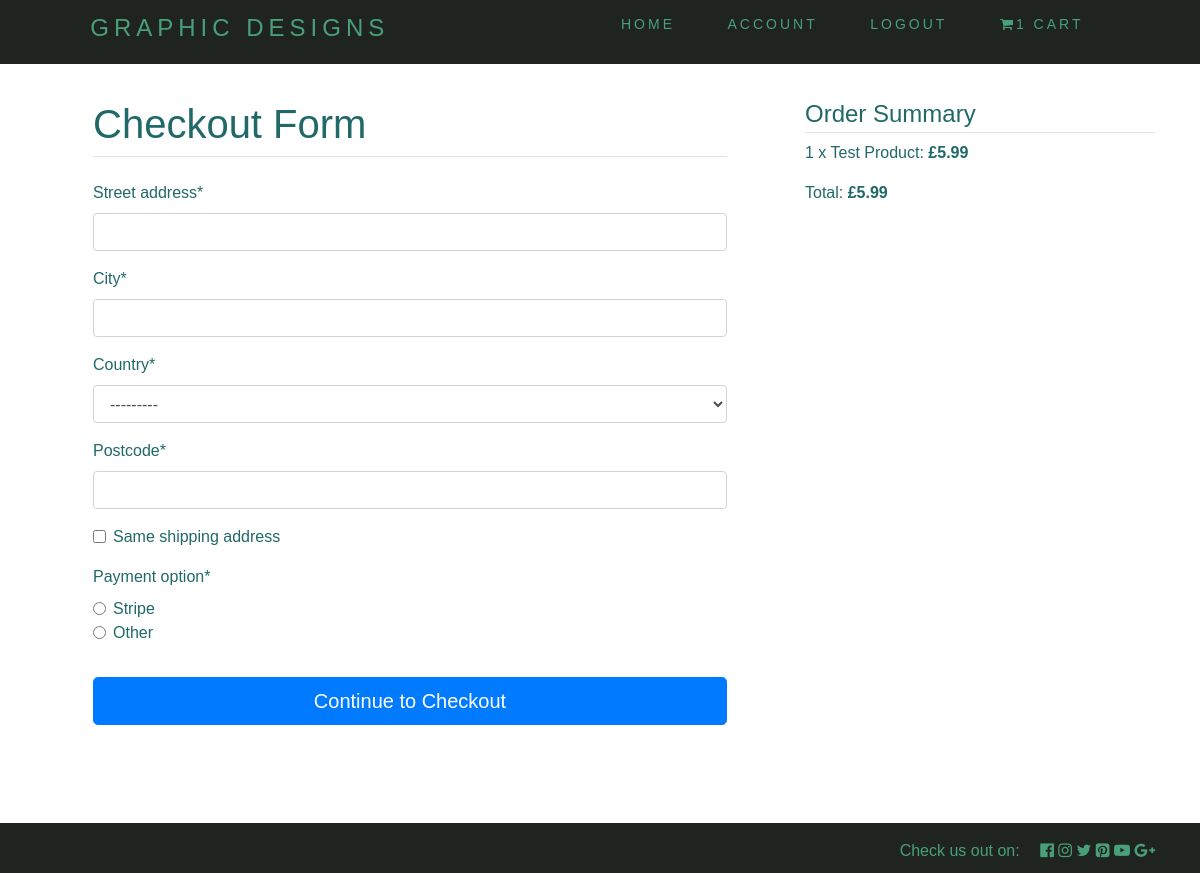
Screenshot of /checkout/ (signed in) with the database file from the repository.
### users/models.py (models this page shows, shortened)
class Order(models.Model):
    user = models.ForeignKey(User, on_delete=models.CASCADE)
    items = models.ManyToManyField(OrderItem)
    start_date = models.DateTimeField(auto_now_add=True)
    ordered_date = models.DateTimeField()
    ordered = models.BooleanField(default=False)
    billing_address = models.ForeignKey('BillingAddress', on_delete=models.SET_NULL, blank=True, null=True)
    payment = models.ForeignKey('Payment', on_delete=models.SET_NULL, blank=True, null=True)
    def get_total(self):
        total = 0
        for order_item in self.items.all():
            total += order_item.get_final_price()
        return total

class OrderItem(models.Model):
    user = models.ForeignKey(User, on_delete=models.CASCADE)
    ordered = models.BooleanField(default=False)
    item = models.ForeignKey(Item, on_delete=models.CASCADE)
    quantity = models.IntegerField(default=1)
    def get_total_discount_price(self):
        return self.quantity * self.item.discount_price
    def get_final_price(self):
        if self.item.discount_price:
            return self.get_total_discount_price()
        return self.get_total_price()

class Item(models.Model):
    title = models.CharField(max_length=100)
    price = models.FloatField()
    discount_price = models.FloatField(blank=True, null=True)
    size = models.CharField(choices=SIZE_CHOICES, default='S', max_length=2)
    image = models.ImageField(default='default.jpg', upload_to='product_pics')
    slug = models.SlugField()
    description = models.TextField(default='This is a test description, please update')

### graphic_designs/views.py (the view, shortened to what this page needs)
# urls.py: path('checkout/', views.CheckoutView.as_view(), name='checkout'),
class CheckoutView(View):
    def get(self, *args, **kwargs):
        order = Order.objects.get(user=self.request.user, ordered=False)
        form = CheckoutForm()
        context = {
            'form': form,
            'order' : order
        }
        return render(self.request, "app/checkout_form.html", context)

### graphic_designs/forms.py
class CheckoutForm(forms.Form):
    street_address = forms.CharField()
    city = forms.CharField()
    country = CountryField(blank_label="Select Country").formfield()
    postcode = forms.CharField()
    same_shipping_address = forms.BooleanField(widget=forms.CheckboxInput(), required=False)
    payment_option = forms.ChoiceField(widget=forms.RadioSelect(), choices=PAYMENT_CHOICES)

### graphic_designs/templatetags/cart_template_tags.py (called while the page is built)
@register.filter
def cart_item_count(user):
    if user.is_authenticated:
        query = Order.objects.filter(user=user, ordered=False)
        if query.exists():
            return query[0].items .count()
    return 0

### graphic_designs/templates/app/checkout_form.html (shortened to what this page needs)
{% extends 'app/base.html' %}
{% load crispy_forms_tags %}
{% block body %}
        <div class="col-md-8 mt-5">
            <form class="mt-1 mr-5 pl-5" action="" method="POST">
                <fieldset class="form-group">
                    <legend class="border-bottom mb-4"><h1>Checkout Form</h1></legend>
                    {{ form|crispy }}
                </fieldset>
                <button class="btn btn-primary btn-lg btn-block mb-5" type="submit">Continue to Checkout</button>
            </form>
        </div>
        <div class="col-md-4 mt-5">
            <legend class="border-bottom mb-2">Order Summary</legend>
            {% for order_item in order.items.all %}
                <p>{{order_item.quantity }} x {{ order_item.item.title }}: <strong>£{{ order_item.get_final_price }}</strong></p>
            {% endfor %}
            <p>Total: <strong>£{{ order.get_total }}</strong></p>
        </div>
{% endblock %}

### graphic_designs/templates/app/base.html (shortened to what this page needs)
{% load static %}
{% load cart_template_tags %}
<!DOCTYPE html>
<html lang="en">
<head>
    <link href="https://stackpath.bootstrapcdn.com/font-awesome/4.7.0/css/font-awesome.min.css" rel="stylesheet">
    <link rel="stylesheet" href="https://stackpath.bootstrapcdn.com/bootstrap/4.3.1/css/bootstrap.min.css">
    <link rel="stylesheet" type="text/css" href="{% static 'css/style.css' %}">
</head>
<body>
    <div class="site-header">
        <nav>
            <div class="logo">
                <h4 class="header-text"><a href="{% url 'core:home' %}">Graphic Designs</a></h4>
            </div>
            <ul class="nav-links">
                <li class="navs"><a href="{% url 'core:home' %}">Home</a></li>
                {% if user.is_authenticated %}
                    <li class="navs"><a href="{% url 'account' %}">Account</a></li>
                    <li class="navs"><a href="{% url 'logout' %}">Logout</a></li>
                    <li class="navs"><a href="{% url 'core:order-summary' %}"><i class="fa fa-shopping-cart" aria-hidden="true"></i><span>{{ request.user|cart_item_count }}</span> Cart</a></li>
                {% else %}
                    <li class="navs"><a href="{% url 'login' %}">Login</a></li>
                    <li class="navs"><a href="{% url 'register' %}">Register</a></li>
                {% endif %}
            </ul>
        </nav>
    </div>
    <div class="container main-content mt-5">
        <div class="row">
            {% block body %}{% endblock %}
        </div>
    </div>
    <footer class="footer py-3">
        <div class="container">
            <span class="text-muted">Check us out on:
                <i class="fa fa-facebook-official ml-3" aria-hidden="true"></i>
                <i class="fa fa-instagram" aria-hidden="true"></i>
                <i class="fa fa-twitter" aria-hidden="true"></i>
                <i class="fa fa-pinterest-square" aria-hidden="true"></i>
                <i class="fa fa-youtube-play" aria-hidden="true"></i>
                <i class="fa fa-google-plus" aria-hidden="true"></i>
            </span>
        </div>
    </footer>
</body>
</html>

### graphic_designs/static/css/style.css (style rules this page uses)
* { margin: 0; padding: 0; box-sizing: border-box; }
body { background: #ffffff; color: #216869; font-family: 'Poppins', sans-serif; margin-bottom: 100px; }
.footer { background-color: #1F2421; position: fixed; left: 0; bottom: 0; width: 100%; height: 50px; text-align: right; }
.footer span { color: #49A078 !important; }
.site-header { width: 100%; position: fixed; top: 0; left: 0; z-index: 30; background-color: #49A078; }
nav { display: flex; justify-content: space-around; align-items: center; min-height: 8vh; background-color: #1F2421; }
.logo { color: #49A078; text-transform: uppercase; letter-spacing: 5px; font-size: 20px; }
.nav-links { display: flex; justify-content: space-around; width: 45%; }
.nav-links .navs { list-style: none; }
.nav-links a { color: #49A078; text-decoration: none; letter-spacing: 3px; font-size: 14px; text-transform: uppercase; }
.header-text a { text-decoration: none; color: #49A078 }
.main-content { z-index: 40; }
ul { padding-left: 25px; }

### rows the page displays
OrderItem: quantity "1", item "Test Product", get_final_price "5.99"
Order: get_total "5.99"

### other values shown
{{ request.user|cart_item_count }} "1"
